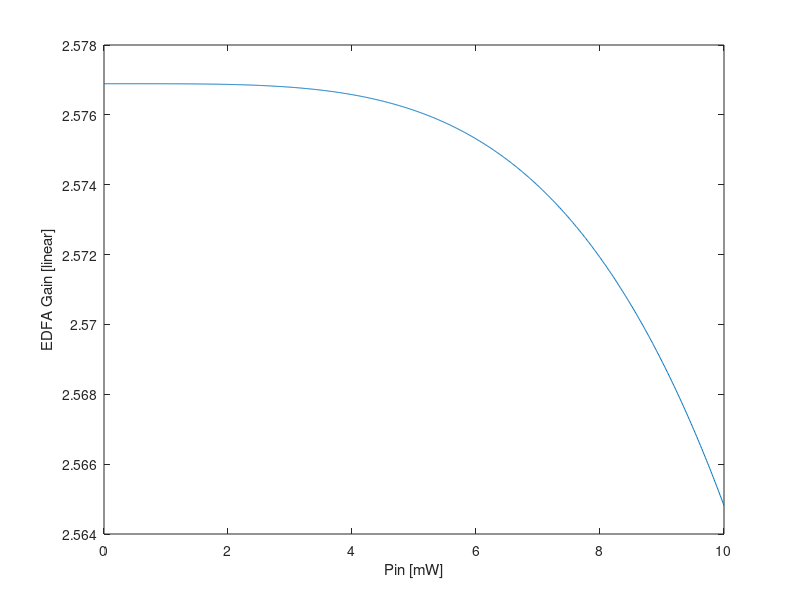

This chart was generated by the following MATLAB code:
clear all
close all
%%%%% Em [W] %%%%%
% Pin = linspace(0,10,1000)*1e-3;
% A = 10;
% B = 1;
% C = 1e15;
% GdB = A./(sqrt(B + C*Pin.^7));

%%%% em [mW] %%%

Pin = linspace(0,10,1000);
A = 13;
B = 10;
C = 1e-5;
D = 4;

GdB = A./(sqrt(B + C*Pin.^D))
figure(2);
G = 10.^(GdB/10);

figure(1)
plot(Pin,GdB)
xlabel('Pin [mW]')
ylabel('EDFA Gain [dB]')

plot(Pin,G)
xlabel('Pin [mW]')
ylabel('EDFA Gain [linear]')